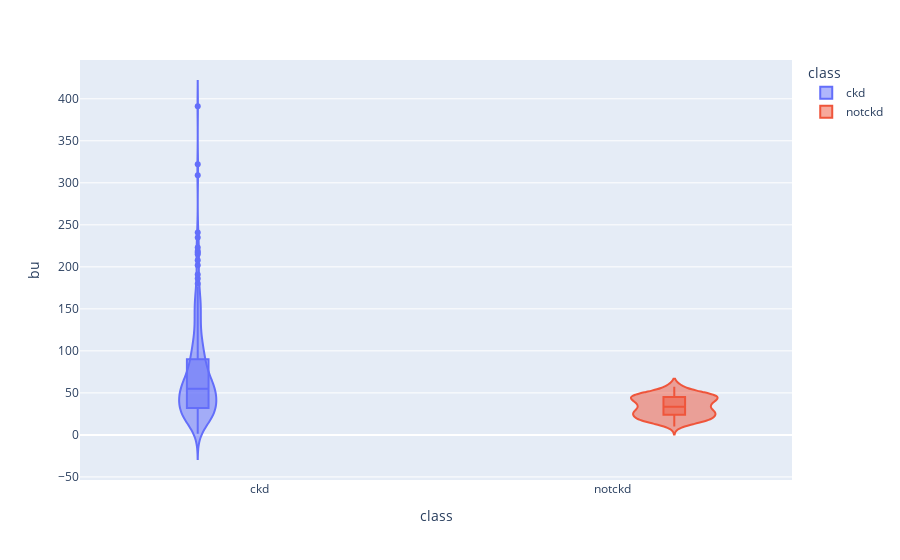

Notebook code cell kept with this figure:
### Code cell
import plotly.express as px
fig = px.violin(ckd_copy, y='bu', x="class", color="class", box=True, template = None)
fig.show()

### Figure 1 — Plotly figure (JSON) as saved in the notebook; plotly's stock layout.template omitted (floating-point values rounded to 4 significant figures; data arrays with more than 128 entries replaced by an {"elided": "..."} marker saying what was removed)
{"data": [{"alignmentgroup": "True", "box": {"visible": true}, "hoverlabel": {"namelength": 0}, "hovertemplate": "class=%{x}<br>bu=%{y}", "legendgroup": "ckd", "marker": {"color": "#636efa"}, "name": "ckd", "offsetgroup": "ckd", "orientation": "v", "scalegroup": "True", "showlegend": true, "type": "violin", "x": {"elided": "250 str values"}, "x0": " ", "xaxis": "x", "y": {"elided": "250 float values"}, "y0": " ", "yaxis": "y"}, {"alignmentgroup": "True", "box": {"visible": true}, "hoverlabel": {"namelength": 0}, "hovertemplate": "class=%{x}<br>bu=%{y}", "legendgroup": "notckd", "marker": {"color": "#EF553B"}, "name": "notckd", "offsetgroup": "notckd", "orientation": "v", "scalegroup": "True", "showlegend": true, "type": "violin", "x": {"elided": "150 str values"}, "x0": " ", "xaxis": "x", "y": {"elided": "150 float values"}, "y0": " ", "yaxis": "y"}], "layout": {"legend": {"title": {"text": "class"}, "tracegroupgap": 0}, "margin": {"t": 60}, "violinmode": "group", "xaxis": {"anchor": "y", "categoryarray": ["ckd", "notckd"], "categoryorder": "array", "domain": [0, 1], "title": {"text": "class"}}, "yaxis": {"anchor": "x", "domain": [0, 1], "title": {"text": "bu"}}}}
